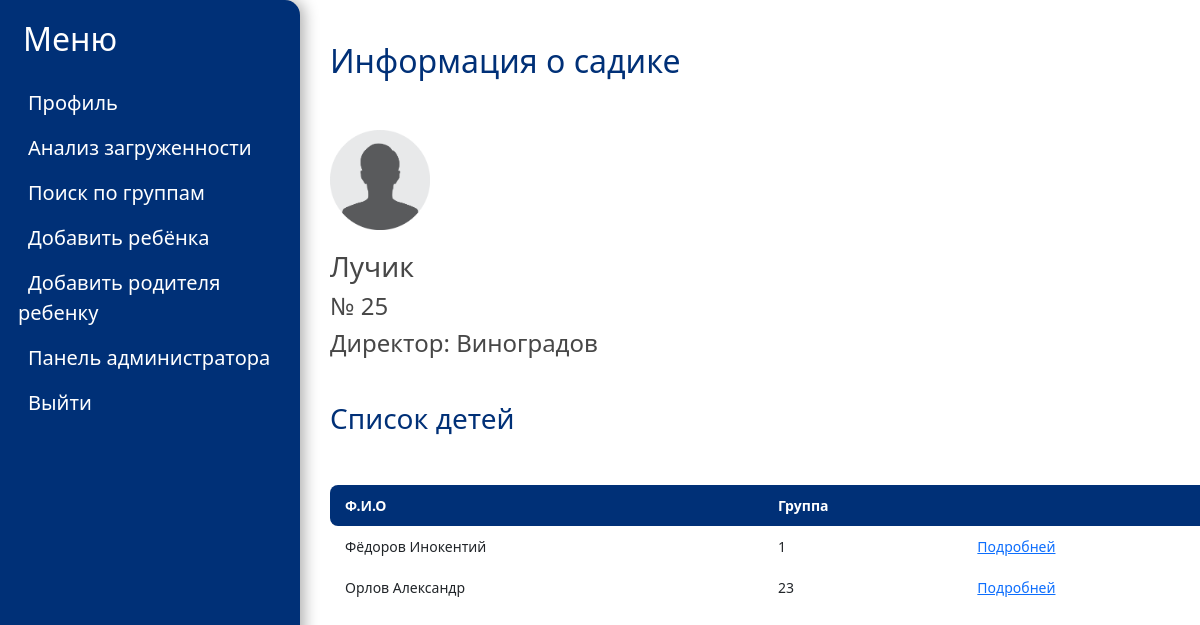
Page /garten/1/ (signed in) on the committed database.
### mainapp/models.py (models this page shows, shortened)
class Garten(models.Model):
    number = models.IntegerField(default=1, help_text='Введите номер детского сада', verbose_name='Номер дет. сада')
    title = models.CharField(max_length=150, help_text='Введите название дет. сада', verbose_name='Название', null=False)
    director = models.CharField(max_length=150, help_text='Введите директора дет. сада', verbose_name='Директор', null=False)

class Child(models.Model):
    Firstname = models.CharField(max_length=50, help_text='Введите имя ребенка', verbose_name='Имя', null=False)
    Lastname = models.CharField(max_length=50, help_text='Введите фамилию ребенка', verbose_name='Фамилия', null=False)
    Secondname = models.CharField(max_length=50, help_text='Введите отчество ребенка', verbose_name='Отчество', null=True, blank=True)
    date = models.DateField(help_text='Введите дату рождения', verbose_name='Дата рождения')
    group = models.ForeignKey('Group', on_delete=models.CASCADE, help_text='Введите номер группы', verbose_name='Группа')
    load = models.FloatField(default=0, help_text='Введите нагруженность ребенка', verbose_name="Нагруженность ребенка")
    sections = models.ManyToManyField('Section', help_text='Выберите секции ребенка', verbose_name='Секции', blank=True)
    parents = models.ManyToManyField('Parent', help_text='Выберите родителей ребенка', verbose_name='Родители', blank=True)

class Group(models.Model):
    title = models.CharField(max_length=50, help_text='Введите имя ребенка', verbose_name='Имя', null=False)
    garten = models.ForeignKey('Garten', on_delete=models.CASCADE, help_text='Выберите дет. сад', verbose_name='Дет. сад', null=False)

### mainapp/views.py (the view)
# urls.py: path('garten/<int:id>/', views.garten, name='garten'),
def garten(request, id):
    if request.user.is_authenticated:
        if check_role(request) == 'g' or check_role(request) == 'o':
            garten = Garten.objects.get(id=id)
            childs = []
            for group in Group.objects.filter(garten=garten):
                for child in Child.objects.filter(group=group):
                    childs.append(child)
            role = check_role(request)
            return render(request, 'mainapp/garten.html', {'garten':garten, 'childs':childs, 'role':role})
        else:
            return HttpResponseRedirect('/')
    else:
        return HttpResponseRedirect('/login')

### mainapp/views.py (called while the page is built)
def check_role(request):
    try:
        if User.objects.filter(pk=request.user.id, groups__name='Parent').exists():
            role = 'p'
        elif User.objects.filter(pk=request.user.id, groups__name='Admin_organization').exists():
            role = 'o'
        elif User.objects.filter(pk=request.user.id, groups__name='Admin_garten').exists():
            role = 'g'
        else:
            role = 'error'
    except:
        role = 'error'
    return role

### templates/mainapp/garten.html (shortened to what this page needs)
<!DOCTYPE html>
<html lang="en">
{% load static %}
<head>
    <link href= '{% static "css/garten_profile.css" %}' rel="stylesheet" >
    <link rel="stylesheet" href="https://cdn.jsdelivr.net/npm/bootstrap@5.1.3/dist/css/bootstrap.min.css">
</head>
<body class="wrapper">
<div class="wrapper__navigation">
    <aside class="bd-aside sticky-xl-top text-muted align-self-start mb-3 mb-xl-5 px-2">
  <h2 class="wrapper__navigation-title">Меню</h2>
  <nav class="small" id="toc">
     <ul class="list-unstyled">
      <li class="wrapper__navigation-link">
          <a href="/" class="wrapper__navigation-link" data-bs-toggle="collapse" aria-expanded="false" data-bs-target="#contents-collapse" aria-controls="contents-collapse">Профиль</a>
      </li>
      <li class="wrapper__navigation-link">
        <a href="/load_childs" class="wrapper__navigation-link" data-bs-toggle="collapse" aria-expanded="false" data-bs-target="#contents-collapse" aria-controls="contents-collapse">Анализ загруженности</a>
      </li>
       {% if role == 'g' %}
        <li class="wrapper__navigation-link">
        <a href="/group_search" class="wrapper__navigation-link" data-bs-toggle="collapse" aria-expanded="false" data-bs-target="#contents-collapse" aria-controls="contents-collapse">Поиск по группам</a>
      </li>
       {% else %}
       <li class="wrapper__navigation-link">
        <a href="/garten_search" class="wrapper__navigation-link" data-bs-toggle="collapse" aria-expanded="false" data-bs-target="#contents-collapse" aria-controls="contents-collapse">Поиск по садикам</a>
      </li>
       {% endif %}
       {% if role == 'g' %}
        <li class="wrapper__navigation-link">
        <a href="/add_child" class="wrapper__navigation-link" data-bs-toggle="collapse" aria-expanded="false" data-bs-target="#contents-collapse" aria-controls="contents-collapse">Добавить ребёнка</a>
      </li>
        <li class="wrapper__navigation-link">
        <a href="/add_parent" class="wrapper__navigation-link" data-bs-toggle="collapse" aria-expanded="false" data-bs-target="#contents-collapse" aria-controls="contents-collapse">Добавить родителя ребенку</a>
      </li>
       {% endif %}
        <li class="wrapper__navigation-link">
        <a href="/admin" class="wrapper__navigation-link" data-bs-toggle="collapse" aria-expanded="false" data-bs-target="#contents-collapse" aria-controls="contents-collapse">Панель администратора</a>
      </li>
      <li class="wrapper__navigation-link">
        <a href="/logout" class="wrapper__navigation-link" data-bs-toggle="collapse" aria-expanded="false" data-bs-target="#contents-collapse" aria-controls="contents-collapse">Выйти</a>
      </li>
    </ul>
  </nav>
</aside>
</div>
<div class="wrapper__content">
    <br>
    <h2 class="wrapper__content-title">Информация о садике</h2>
    <br>
    <div class="content__profile">
         <img src="{% static 'img/chel.png' %}">
         <div class="content__profile-description">
            <ul>
                <li><h3>{{garten.title}}</h3></li>
                <li><h4>№&nbsp;{{garten.number}}</h4></li>
                <li><h4>Директор:&nbsp;{{ garten.director }}</h4></li>
            </ul>
          </div>
    </div>
    <h3 class="wrapper__content-title">Список детей</h3>
    <br>
    <table table class="wrapper__content__table">
      <thead>
        <tr>
          <th>Ф.И.О</th>
          <th>Группа</th>
          <th></th>
        </tr>
      </thead>
        {% for child in childs %}
            <tr>
                <td>{{child.Lastname}}&nbsp;{{child.Firstname}}&nbsp;{{child.number}}</td>
                <td>{{child.group.title}}</td>
                <td><a href="/child_info/{{ child.id }}/">Подробней</a></td>
            </tr>
        {% endfor %}
    </table>
</div>
</body>
</html>

### static/css/garten_profile.css (style rules this page uses)
.wrapper { position: relative; height: 100vh; width: 100%; background: #fff; }
.wrapper__navigation { height: 100%; width: 300px; position: fixed; z-index: 1; top: 0; left: 0; background-color: #003077; color: white; overflow-x: hidden; padding-top: 20px; border-top-right-radius: 15px; box-shadow: 4px 0px 15px rgba(0, 0, 0, 0.32); }
.wrapper__navigation-title { color: white; margin: 0 0 30px 15px; }
.wrapper__navigation-link { color: white; margin-left: 10px; text-decoration: none; font-size: 20px; margin-bottom: 15px; }
.wrapper__content { display: flex; flex-direction: column; align-items: flex-start; justify-content: flex-start; margin-left: 300px; font-size: 28px; padding: 0px 30px; }
.wrapper__content-title { color: #003077; }
.content__profile { display: flex; flex-direction: column; align-items: flex-start; justify-content: flex-start; }
.content__profile-description { width: 600px; display: flex; align-items: flex-start; justify-content: space-between; margin: 20px 0; }
.wrapper__content__table { margin-top: 20px; margin: initial; }
.wrapper__content__table { width: 900px; border: none; margin-bottom: 20px; }
.wrapper__content__table thead tr th { font-weight: bold; text-align: left; border: none; padding: 10px 15px; background: #003077; color: white; font-size: 14px; }
.wrapper__content__table thead tr th:first-child { border-radius: 8px 0 0 8px; }
.wrapper__content__table thead tr th:last-child { border-radius: 0 8px 8px 0; }
.wrapper__content__table tbody td { text-align: left; border: none; padding: 10px 15px; font-size: 14px; vertical-align: top; }
img { height: 100px; width: 100px; }
li { list-style-type: none; color: #474747; }
ul { margin-left: 0; padding-left: 0 !important; }

### templates/mainapp/garten.html (style rules this page uses)
TD, TH { padding: 5px; font-size: 18px; border: 1px solid grey; text-align: center; }
table { margin: auto; }

### rows in the picture
Garten: title "Лучик", number "25", director "Виноградов"
Child: Lastname "Фёдоров", Firstname "Инокентий", group "1"
Child: Lastname "Орлов", Firstname "Александр", group "23"
